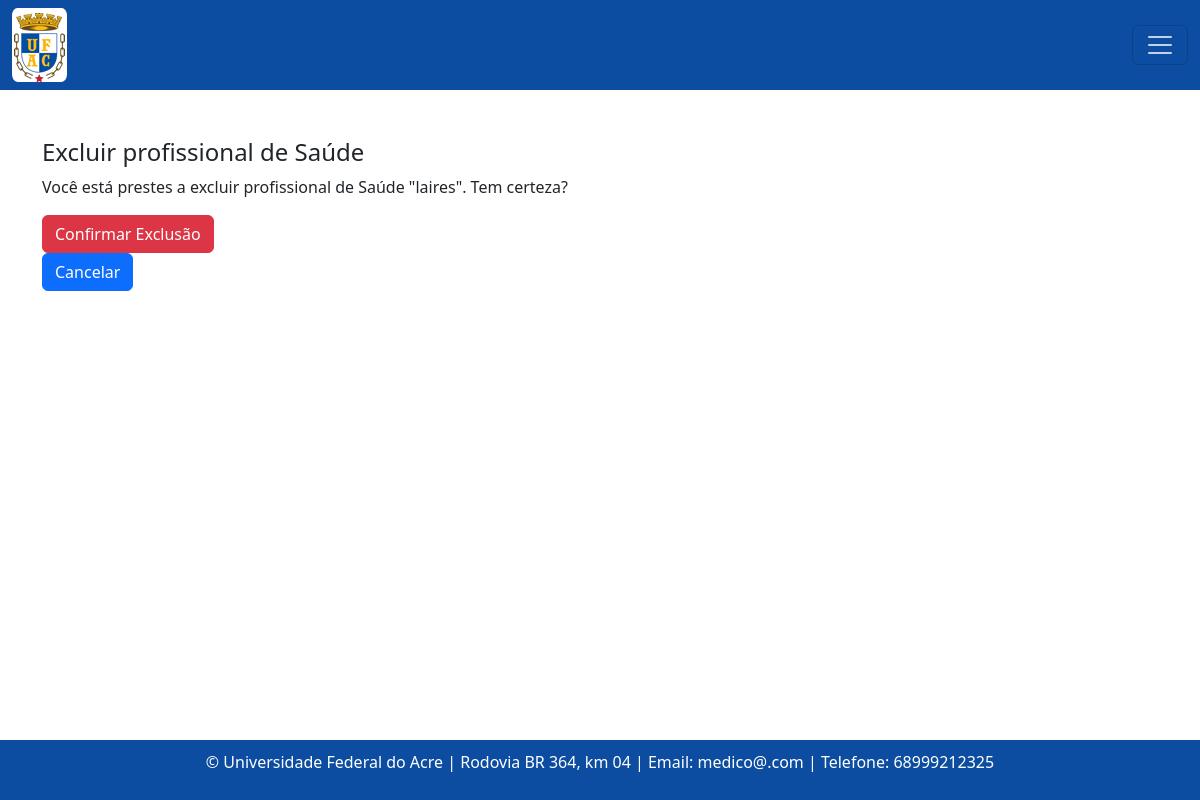
The page /profissionaldasaude/5/excluir/ on the database as committed earlier.
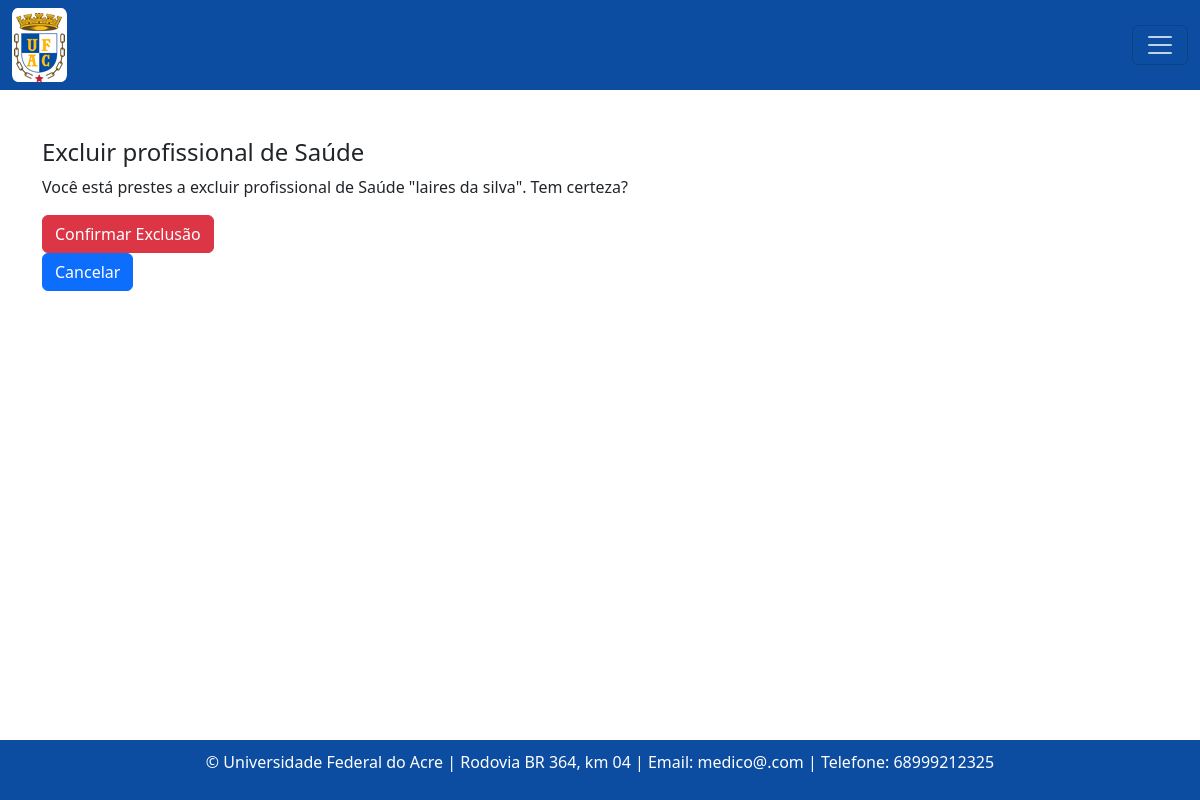
The same page on the database as committed later.
### consulta/models.py (models this page shows, shortened)
class Profissionaldasaude(models.Model):
    nome = models.CharField(max_length=100)
    data_nascimento = models.DateField()
    email = models.EmailField()
    rg = models.CharField(max_length=20)
    cpf = models.CharField(max_length=14)
    sexo = models.CharField(max_length=1, choices=[('M', 'Masculino'), ('F', 'Feminino')]) #O parâmetro choices em um campo CharField ou IntegerField é usado para fornecer uma lista de escolhas para esse campo
    identificacao_unica = models.CharField(max_length=50, default='')
    cep = models.CharField(max_length=9)
    cidade = models.CharField(max_length=50)
    bairro = models.CharField(max_length=50, default='')
    uf = models.CharField(max_length=2)
    numero = models.CharField(max_length=10)
    ddd_telefone = models.CharField(max_length=3)
    complemento = models.CharField(max_length=100, blank=True, null=True, default='') # blank=True, null=True é pra dizer que não é obrigatorio
    area = models.CharField(max_length=50, default='')
    unidade_siass = models.CharField(max_length=50, default='')
    formacao = models.CharField(max_length=20)
    conselho = models.CharField(max_length=20)
    registro = models.CharField(max_length=20)

### consulta/views.py (the view)
# urls.py: path('profissionaldasaude/<int:pk>/excluir/', profissionaldasaude_excluir, name='profissionaldasaudeExcluir'),
def profissionaldasaude_excluir(request, pk):
    profissionaldasaude = get_object_or_404(Profissionaldasaude, pk=pk)
    if request.method == 'POST':
        profissionaldasaude.delete()
        return redirect('profissionaldasaudeListagem')
    return render(request, 'consultas/excluir_proSaude.html', {'profissionaldasaude': profissionaldasaude})

### templates/consultas/excluir_proSaude.html (shortened to what this page needs)
{% extends "base.html" %}
{% block content %}
  <h4>Excluir profissional de Saúde</h4>
  <p>Você está prestes a excluir profissional de Saúde "{{profissionaldasaude.nome }}". Tem certeza?</p>
  <form method="post" action="{% url 'profissionaldasaudeExcluir' profissionaldasaude.id %}">
    <button type="submit" class="btn btn-danger">Confirmar Exclusão</button>
  </form>
  <a href="{% url 'profissionaldasaudeListagem' %}" class="btn btn-primary">Cancelar</a>
{% endblock %}

Rows that differ between the two databases and show on the page:
changed Profissionaldasaude: nome "laires" → "laires da silva"
